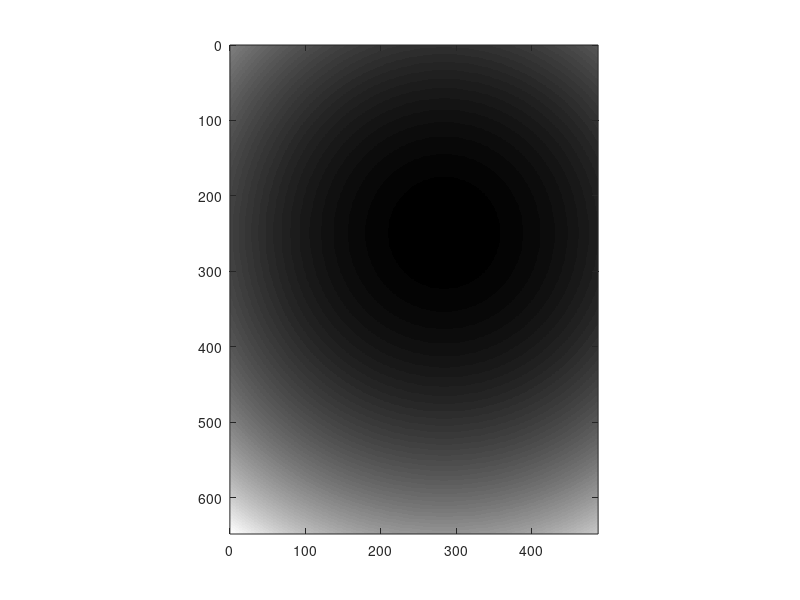

MATLAB code to generate this figure: (Note: this script raises an error after producing the figure.)
clear all

% Data reading & stacking
frame_width=648;
frame_height=488;

X_overlapping=10;
Y_overlapping=10;


frame_width_eff=frame_width-X_overlapping;
frame_height_eff=frame_height-Y_overlapping;


num_of_frame_per_division=16;

normalization_factor=50;

X_mosaic_number=3;
Y_mosaic_number=3;


division_starting_index=4;
total_division_number=3;

frame_starting_index=11;
total_frame_number=20;




division_number=division_starting_index:(division_starting_index+total_division_number-1);
total_FOV_number=X_mosaic_number*Y_mosaic_number;
k=0;

temp_frame_volume=zeros(frame_width,frame_height,total_division_number*num_of_frame_per_division);

stiched_image=zeros(frame_width_eff*X_mosaic_number+X_overlapping,frame_height_eff*Y_mosaic_number+Y_overlapping);

% correction image generation

% correction 1 (edge summation correction)

correction_A=ones(frame_width,frame_height);

% left&right bound

for tt=1:X_overlapping
    correction_A(tt,:)=correction_A(tt,:)*(tt/(X_overlapping+1));
    correction_A(frame_width-tt+1,:)=correction_A(frame_width-tt+1,:)*(tt/(X_overlapping+1));
end
for tt=1:Y_overlapping
    correction_A(:,tt)=correction_A(:,tt)*(tt/(Y_overlapping+1));
    correction_A(:,frame_height-tt+1)=correction_A(:,frame_height-tt+1)*(tt/(Y_overlapping+1));
end

imagesc(correction_A);
colormap('gray');
axis equal
xlim([0 size(correction_A,2)]);
ylim([0 size(correction_A,1)]);

Gaussian_X_width=400;
Gaussian_Y_width=300;
X_offset=-75;
Y_offset=40;

correction_B_X=ones(frame_width,frame_height);
correction_B_Y=ones(frame_width,frame_height);

for tt=1:frame_height
    correction_B_X(:,tt)=gaussmf((1:frame_width),[Gaussian_X_width frame_width/2+X_offset]);
end
for tt=1:frame_width
    correction_B_Y(tt,:)=gaussmf((1:frame_height),[Gaussian_X_width frame_height/2+Y_offset]);
end
correction_B=1./(correction_B_X.*correction_B_Y);

correction_image=correction_A.*correction_B;
%correction_image(:)=1;
imagesc(correction_B);
colormap('gray');
axis equal
xlim([0 size(correction_B,2)]);
ylim([0 size(correction_B,1)]);

for N=0:(total_FOV_number-1)
    
    X_FOV_number=rem(N,X_mosaic_number); %0~2
    Y_FOV_number=2-floor(N/X_mosaic_number); %0~2

    
    folder_path=sprintf('D:\\OCT data\\150628\\2015_0628_1st_%d\\',N+1);
    cd(folder_path);
    mkdir('divide');


    for p=1:length(division_number)
        file_path=[folder_path sprintf('%08d',division_number(p))];
        fin=fopen(file_path);
        A=fread(fin,[frame_width,frame_height*num_of_frame_per_division],'float32','b');
        if fin ==-1
             k=k+1;
             fclose('all');
        else
            for q=1:num_of_frame_per_division
                temp_frame_volume(:,:,q+((p-1))*num_of_frame_per_division)=A(:,(frame_height*(q-1)+1):frame_height*q);
            end
             fclose('all');
        end
    end
    %temp_frame_volume(:)=1;
    averaged_image=mean(temp_frame_volume(:,:,frame_starting_index:(frame_starting_index+total_frame_number-1)),3).*correction_image;
    
    stiched_image(((X_FOV_number)*frame_width_eff+1):((X_FOV_number)*frame_width_eff+frame_width),((Y_FOV_number)*frame_height_eff+1):((Y_FOV_number)*frame_height_eff+frame_height))=stiched_image(((X_FOV_number)*frame_width_eff+1):((X_FOV_number)*frame_width_eff+frame_width),((Y_FOV_number)*frame_height_eff+1):((Y_FOV_number)*frame_height_eff+frame_height))+averaged_image;

    
end
imagesc(stiched_image);
colormap('gray');
caxis([5 50]);
axis equal
xlim([0 size(stiched_image,2)]);
ylim([0 size(stiched_image,1)]);

%% Stacking

%imwrite(averaged_image/normalization_factor,[cd,'\divide\',sprintf('averaged_frame_%d',N),'.png']);

